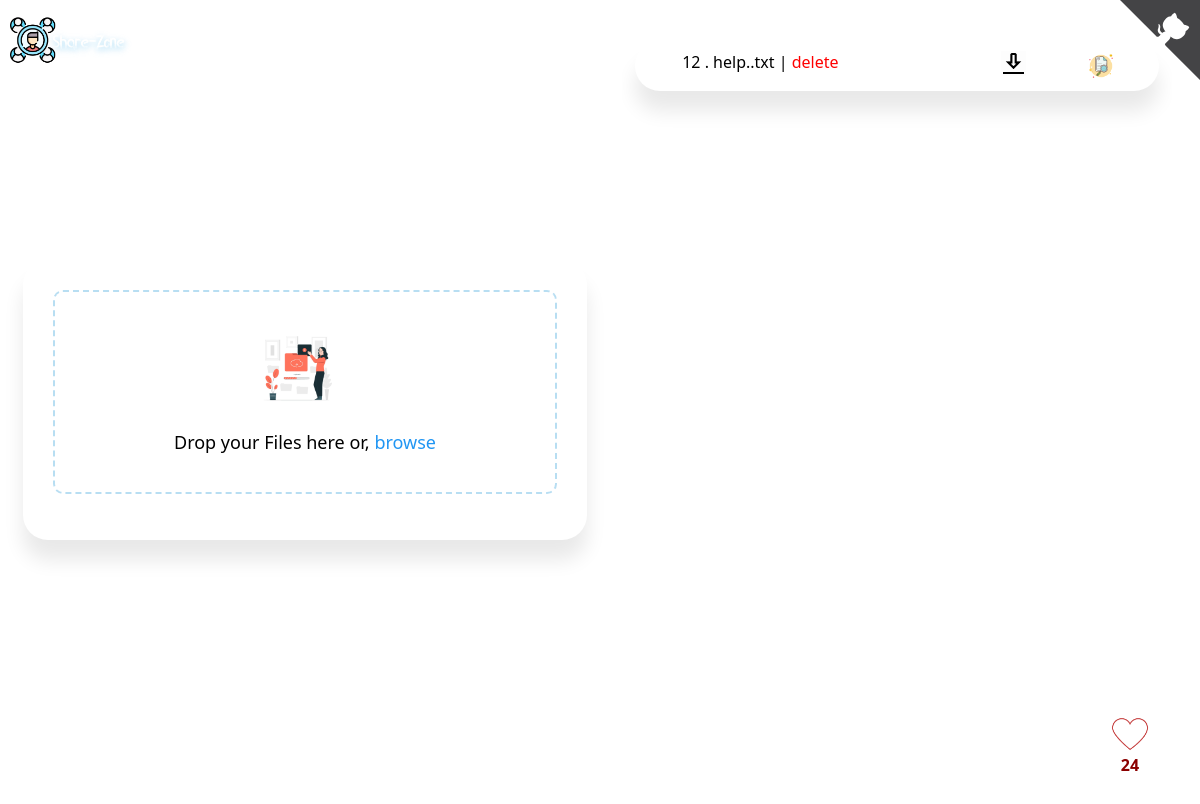
The app's page /, older data.
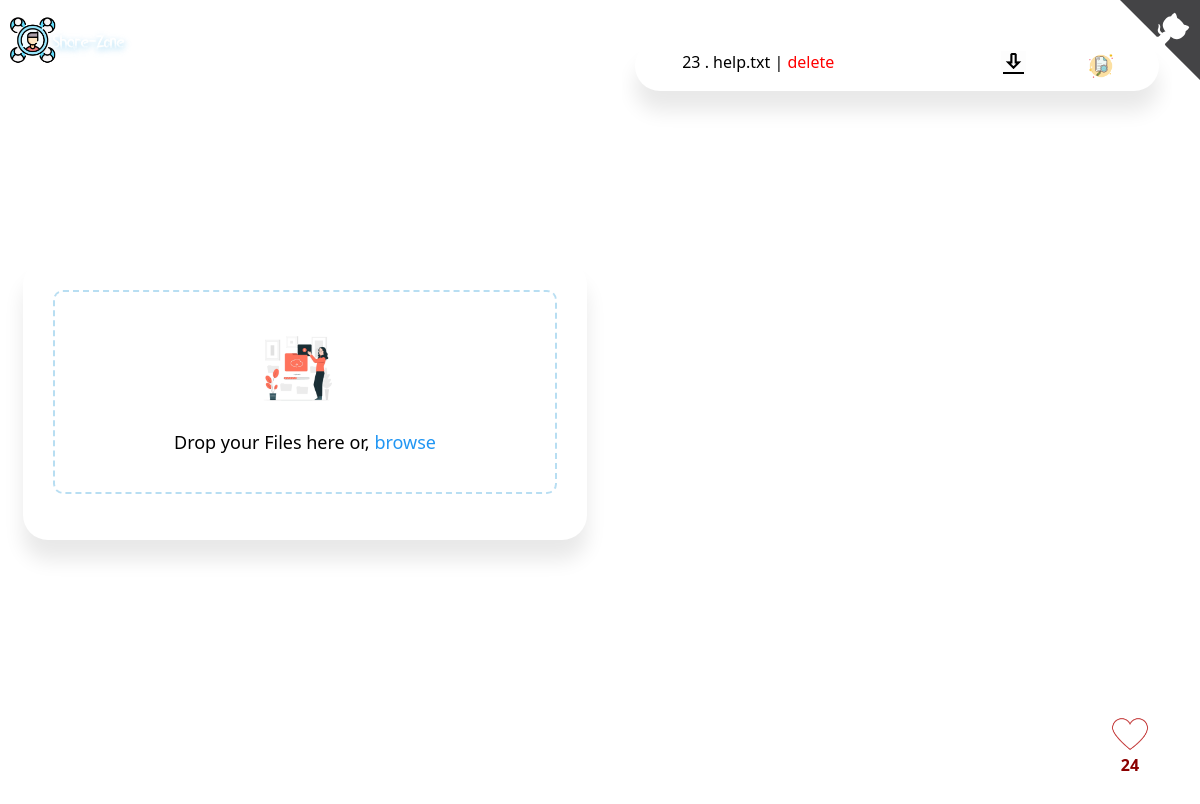
The same page, newer data.
### backend/models.py (models this page shows, shortened)
class files(models.Model):
    id=models.AutoField(primary_key=True)
    upload_at = models.DateTimeField(default=datetime.now())
    name=models.CharField(max_length=1000)
    file=models.FileField(upload_to='')

class like(models.Model):
    ids=models.CharField(default='1',max_length=1)
    likeno=models.CharField(default='0',max_length=10000)

### backend/views.py (the view)
# urls.py: path('', index,name='home'),
def index(request):
  if request.method == 'POST':
    if request.POST.get('name'):
        name=request.POST.get('name')
        likeuser(name=name).save()
    likeno=int(like.objects.filter(id=1)[0].likeno)+1
    like(id='1',likeno=likeno).save()
  s=reversed(files.objects.all())
  return render(request,'home.html',{'uploadedfiles':s,'likes':like.objects.filter(id=1)[0].likeno})

### template/home.html (shortened to what this page needs)
{% extends 'base.html' %}
{% load static %}
{% block body %}
<section class="upload-container">
	<form action="upload/" method="POST" id="formsend" enctype="multipart/form-data">
		<div class="drop-zone">{% csrf_token %}
			<div class="icon-container"> <img src="{% static 'upload.jpg' %}" draggable="false" class="center" alt="File Icon"></div>
			<div class="title"> <span id="droptext" > Drop your Files here or,</span> <span id="browseBtn">browse</span></div>
		</div> <button type="submit" id="uploadfilebtn" style="display: none;"></button>
	</form>
</section>
<section class="fileshow" >
	{% for fil in uploadedfiles%}
	<div class="download-container">  <div class='leftdiv point'> <span>{{fil.id}}</span> . {{fil.name}}  |
		<span  > <a href="/delete/{{fil.id}}" style='all: unset;color: red;'> delete</a></span>
	</div>
	<div class="rightdiv">
		<a href="{{fil.file.url}}" download >
			<img src="{% static 'download.gif' %}" width="25px" alt="Download now"></a>
		</div>
	<div class="rightdiv">
	<a href="/view/{{fil.id}}">
		<img src="{% static 'view.png' %}" width="30px" style="margin-left: 3px;" alt="view now"></a>
	</div>
</div>
	{% endfor %}
</section>
{% endblock %}

### template/base.html (shortened to what this page needs)
{% load static %}
<head>
<link rel="stylesheet" href="{% static 'main.css' %}">
<body style="background: url('/static/background.png');"  >
  <a href="{% url 'home' %}">
    <img src="{% static 'logo.png' %}" alt="Share-Zone" class="logo">
  </a>
{% block body%}
{% endblock %}
<a onclick="likes()" class="float">
  <img src="{% static 'heart.gif' %}" alt="heart" width="70%"> <span id="likno" style="color: darkred;font-weight: bold;" >{{likes}}</span>
  </a>
<a href="https://github.com/Sd-Shivam/Share-Zone" class="github-corner"
    aria-label="View source on GitHub">
</a>
</body>
</html>

### backend/static/main.css (style rules this page uses)
body { background: no-repeat; background-size: cover; font-family: system-ui; background: var(--main-bg-color); height: 98vh; overflow: hidden }
.logo { position: absolute; top: -19px; left: 10px; width: 135px; z-index: 1; }
body, .upload-container, .drop-zone { display: flex; align-items: center; justify-content: center }
.upload-container, .drop-zone { flex-direction: column }
.leftdiv { float: left; width: 50%; margin: 10px; margin-left: 9%; }
.rightdiv { float: right; margin: 10px; margin-left: 9%; }
.upload-container { background: #fff; border-radius: 25px; margin: 15px; box-shadow: 0 20px 20px 0 #00000017 }
.download-container { margin: 13px; display: flex; background: #fff; border-radius: 25px; box-shadow: 0 20px 20px 0 #00000017 }
.drop-zone { width: var(--container-width); min-height: 200px; border: 2px dashed var(--border-color); border-radius: 10px; margin: 30px; transition: .2s all ease-in }
.icon-container { position: relative; width: 90px; height: 100px }
.icon-container img { width: 75px; position: absolute; transition: transform .25s ease-in-out; transform-origin: bottom }
.icon-container .center { z-index: 10 }
.float { position:fixed; width:60px; height:60px; bottom:40px; right:40px; color:#FFF; border-radius:50px; text-align:center; }
.point { cursor: pointer; }
.title { font-size: large }
#browseBtn { color: #2196f3; cursor: pointer }
.fileshow { width: 100%; height: 98vh; margin: 20px; align-self: baseline; overflow: auto; }

Row changes from the older to the newer data that the page shows:
removed files: id "12", name "help..txt"
added files: id "23", name "help.txt"
